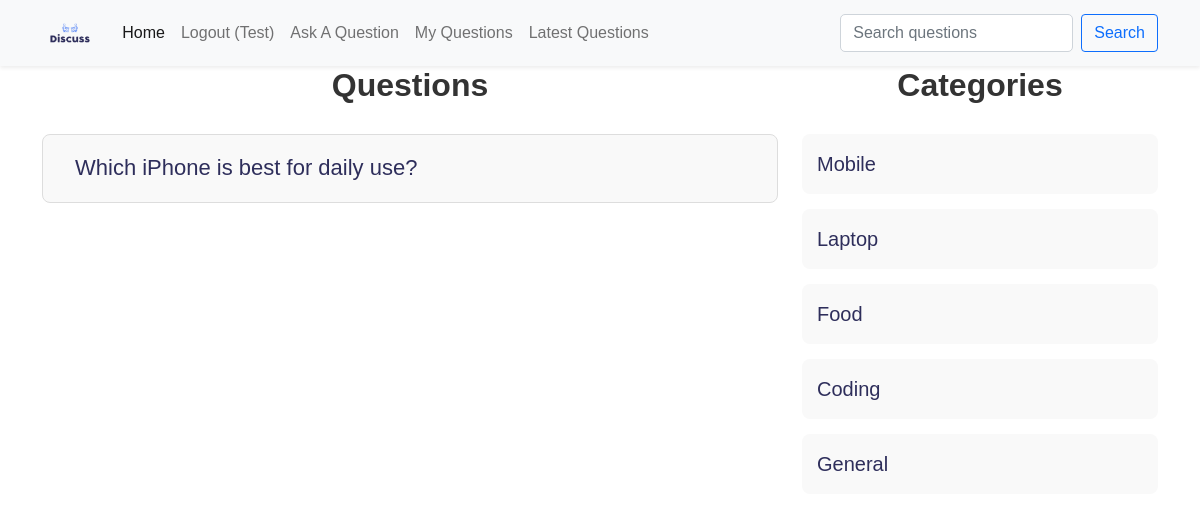
Page /?c-id=1 (signed in) on the committed database.
### tables this page shows
CREATE TABLE `questions` (
  `id` int(10) NOT NULL,
  `title` varchar(300) NOT NULL,
  `description` varchar(300) NOT NULL,
  `category_id` int(10) NOT NULL,
  `user_id` int(10) NOT NULL
);

CREATE TABLE `category` (
  `id` int(30) NOT NULL,
  `name` varchar(100) NOT NULL
);

### client/categorylist.php (the view)
<div>
    <h1 class="heading">Categories</h1>
    <?php
    include('./common/db.php');
    $query = "SELECT * FROM category";
    $result = $conn->query($query);
    if ($result && $result->num_rows > 0) {
        echo "<ul class='category-list'>";
        foreach ($result as $row) {
            $name = ucfirst($row['name']);
            $id = $row['id'];
            echo "<li class='category-item'>
                    <a href='?c-id=$id'>$name</a>
                  </li>";
        }
        echo "</ul>";
    } else {
        echo "<p>No categories found.</p>";
    }
    ?>
</div>

### client/questions.php (shortened to what this page needs)
<div class="container">
    <div class="row">
        <div class="col-8">
            <h1 class="heading">Questions</h1>
            <?php
            include("./common/db.php");
            $query = "";
            if (isset($_GET["c-id"])) {
                $category_id = intval($_GET["c-id"]);
                $query = "SELECT * FROM questions WHERE category_id = $category_id";
            } else if (isset($_GET["u-id"])) {
                $uid = intval($_GET["u-id"]);
                $query = "SELECT * FROM questions WHERE user_id = $uid";
            } else if (isset($_GET["latest"])) {
                $query = "SELECT * FROM questions ORDER BY id DESC";
            } else if (isset($_GET["search"])) {
                $search = $conn->real_escape_string($_GET["search"]);
                $query = "SELECT * FROM questions WHERE `title` LIKE '%$search%'";
            } else {
                $query = "SELECT * FROM questions";
            }
            $result = $conn->query($query);
            if ($result && $result->num_rows > 0) {
                foreach ($result as $row) {
                    $title = htmlspecialchars($row['title']);
                    $id = intval($row['id']);
                    echo "<div class='row question-list'>
                          <h4 class='my-question'>
                              <a href='?q-id=$id'>$title</a>";
                    echo "</h4></div>";
                }
            } else {
                echo "<p>No questions found.</p>";
            }
            ?>
        </div>
        <div class="col-4">
            <?php include('categorylist.php'); ?>
        </div>
    </div>
</div>

### public/style.css (style rules this page uses)
:root { --primary-color: #2E2E5B; --secondary-color: #1c7194; --bg-color: #f9f9f9; --text-color: #333; --border-color: #ddd; }
body { font-family: Arial, sans-serif; }
a { color: var(--primary-color); text-decoration: none; }
.heading { text-align: center; font-size: 2rem; font-weight: bold; color: var(--text-color); margin-bottom: 30px; }
.question-list { border: 1px solid var(--border-color); padding: 20px; margin: 15px 0; border-radius: 8px; background-color: var(--bg-color); }
.question-list h4 { margin: 0; font-size: 22px; color: var(--secondary-color); }
.my-question { display: flex; justify-content: space-between; align-items: center; font-size: 18px; color: var(--text-color); margin-bottom: 15px; }
.category-list { list-style-type: none; padding: 0; }
.category-item { margin: 15px 0; padding: 15px; background-color: var(--bg-color); border-radius: 8px; }
.category-item a { color: var(--primary-color); font-size: 20px; }

### rows in the picture
questions: title "Which iPhone is best for daily use?"
category: name "Mobile"
category: name "Laptop"
category: name "Food"
category: name "Coding"
category: name "General"

### other values in the picture
$_SESSION['user']['username'] "Test"
